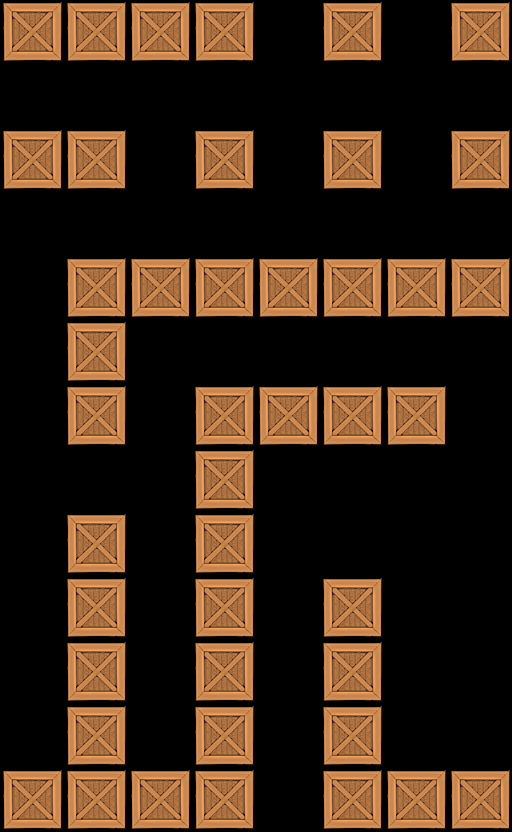

The image is a tile-based game level rendered from a .tmx file. Its description and source (layers, tilesets, objects; grid data summarised) follow:
An orthogonal 8x13 tile map with 64x64 px tiles, 1 tile layer (Tile Layer 1).

<map version="1.0" orientation="orthogonal" width="8" height="13" tilewidth="64" tileheight="64">
 <tileset firstgid="1" name="crate" tilewidth="64" tileheight="64">
  <image source="../../crate5.png" width="64" height="64" />
 </tileset>
 <layer name="Tile Layer 1" width="8" height="13">
  <data>[104 cells, 43 non-empty, 1 distinct tile ids]</data>
 </layer>
</map>
